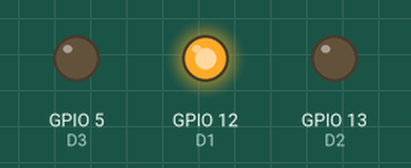
Simulated run of this sketch. Board: ESP32. Shown: output pins drawn as LEDs (lit = HIGH). Pins used as bus, display or sensor lines are not drawn.

Above: at 0.05 s.
At 0.9 s:
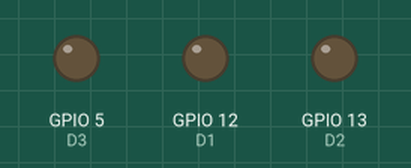
At 1.65 s:
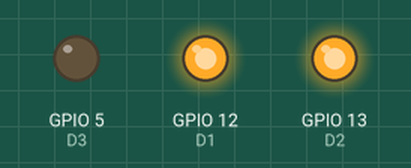
At 3.3 s:
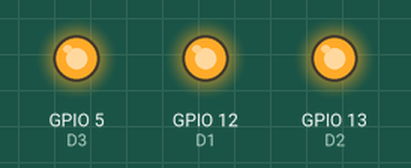
Timing chart, 0 to 3.6 s (numbered marks = the images above):
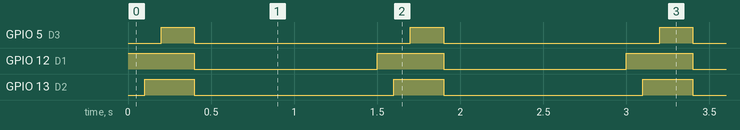

The sketch:

D02_intermitente.ino
```cpp
//------------------------------------------------------------
// Programa: D02_intermitente.ino (ESP32 + BIOS Shield)
// Autor: Gabriel Bravo Eguren T31A (13-01-2025)
// Descripción: : Generar una secuencia de intermitente a la derecha en los cuatro leds de
//                la placa de forma que se vayan encendiendo de forma consecutiva según la secuencia D1,D2,D3 y
//                D4 a intervalos de 50ms. Después se apagarán todos los leds durante 1seg. y se volverá a repetir la
//                secuencia (tres veces en total).
//------------------------------------------------------------

#define D1 12
#define D2 13
#define D3 5
#define D4 23

#define INTERVALO 100

void setup()
{
  pinMode(D1, OUTPUT);
  pinMode(D2, OUTPUT);
  pinMode(D3, OUTPUT);
  pinMode(D4, OUTPUT);
}

void loop()
{
  for(byte i = 0; i < 3; i++)
  {
    digitalWrite(D1, HIGH);
    delay(INTERVALO);

    digitalWrite(D2, HIGH);
    delay(INTERVALO);

    digitalWrite(D3, HIGH);
    delay(INTERVALO);

    digitalWrite(D4, HIGH);
    delay(INTERVALO);

    digitalWrite(D1, LOW);
    digitalWrite(D2, LOW);
    digitalWrite(D3, LOW);
    digitalWrite(D4, LOW);
    delay(INTERVALO);

    delay(1000);
  }
}
```

Measured:
- by itself, GPIO 5 (D3): alternates HIGH for 0.20 s and LOW for 1.3 s
- by itself, GPIO 12 (D1): alternates HIGH for 0.40 s and LOW for 1.1 s
- by itself, GPIO 13 (D2): alternates HIGH for 0.30 s and LOW for 1.2 s
